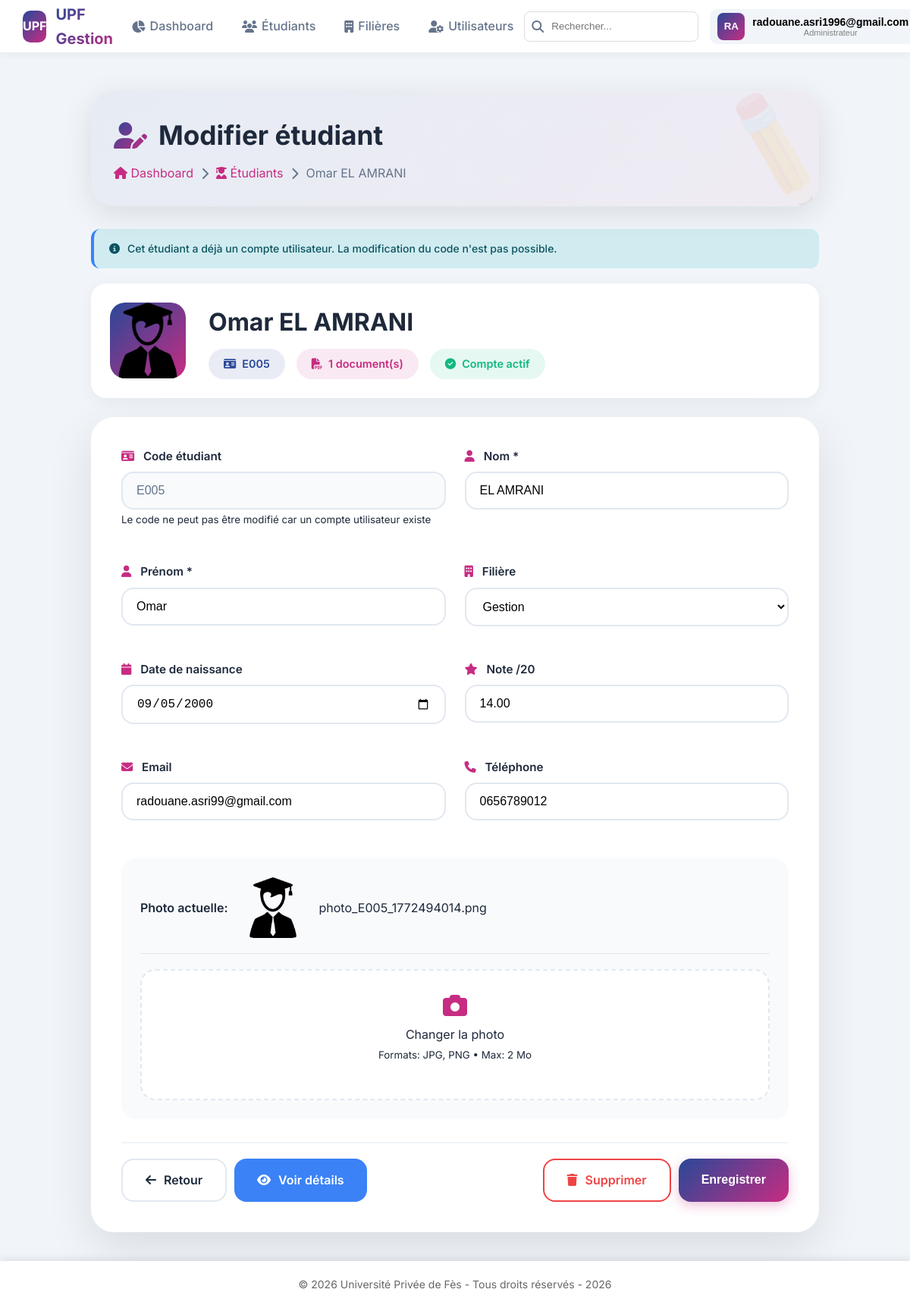
Screenshot of /admin/etudiants/modifier.php?code=E005 (signed in) with the database file from the repository.
### tables this page shows
CREATE TABLE `etudiants` (
  `Code` varchar(10) NOT NULL,
  `Nom` varchar(50) NOT NULL,
  `Prenom` varchar(50) NOT NULL,
  `Filiere` varchar(10) DEFAULT NULL,
  `FNote` decimal(4,2) DEFAULT NULL,
  `Photo` varchar(255) DEFAULT NULL,
  `date_naissance` date DEFAULT NULL,
  `email` varchar(100) DEFAULT NULL,
  `telephone` varchar(20) DEFAULT NULL,
  `created_at` datetime NOT NULL
);

CREATE TABLE `filieres` (
  `CodeF` varchar(10) NOT NULL,
  `IntituleF` varchar(100) NOT NULL,
  `responsable` varchar(100) DEFAULT NULL,
  `nbPlaces` int(11) DEFAULT NULL,
  `created_at` datetime NOT NULL
);

### admin/etudiants/modifier.php (the view, shortened to what this page needs)
<?php
require_once '../../includes/header.php';
$code = $_GET['code'] ?? '';
$pdo = getConnexion();
$stmt = $pdo->prepare("SELECT * FROM etudiants WHERE Code = ?");
$stmt->execute([$code]);
$etudiant = $stmt->fetch();
$filieres = $pdo->query("SELECT CodeF, IntituleF FROM filieres ORDER BY IntituleF")->fetchAll();
$stmt = $pdo->prepare("SELECT COUNT(*) FROM documents WHERE etudiant_id = ?");
$stmt->execute([$code]);
$nbDocuments = $stmt->fetchColumn();
$stmt = $pdo->prepare("SELECT id FROM utilisateurs WHERE etudiant_id = ?");
$stmt->execute([$code]);
$hasAccount = $stmt->fetch() ? true : false;
?>
<div class="form-page">
    <div class="form-header">
        <h1>
            <i class="fas fa-user-edit"></i>
            Modifier étudiant
        </h1>
        <div class="breadcrumb">
            <a href="../dashboard.php"><i class="fas fa-home"></i> Dashboard</a>
            <i class="fas fa-chevron-right"></i>
            <a href="liste.php"><i class="fas fa-user-graduate"></i> Étudiants</a>
            <i class="fas fa-chevron-right"></i>
            <span><?php echo htmlspecialchars($etudiant['Prenom'] . ' ' . $etudiant['Nom']); ?></span>
        </div>
    </div>
    <?php if ($hasAccount): ?>
        <div class="alert alert-info">
            <i class="fas fa-info-circle"></i>
            Cet étudiant a déjà un compte utilisateur. La modification du code n'est pas possible.
        </div>
    <?php endif; ?>
    <div class="student-info-card">
        <div class="student-avatar-large">
            <?php if (!empty($etudiant['Photo']) && file_exists('../../' . $etudiant['Photo'])): ?>
                <img src="../../<?php echo $etudiant['Photo']; ?>" alt="Photo">
            <?php else: ?>
                <?php echo strtoupper(substr($etudiant['Prenom'], 0, 1) . substr($etudiant['Nom'], 0, 1)); ?>
            <?php endif; ?>
        </div>
        <div class="student-meta">
            <h2><?php echo htmlspecialchars($etudiant['Prenom'] . ' ' . $etudiant['Nom']); ?></h2>
            <div class="student-badges">
                <span class="badge badge-code">
                    <i class="fas fa-id-card"></i>
                    <?php echo $etudiant['Code']; ?>
                </span>
                <span class="badge badge-docs">
                    <i class="fas fa-file-pdf"></i>
                    <?php echo $nbDocuments; ?> document(s)
                </span>
                <?php if ($hasAccount): ?>
                    <span class="badge badge-account">
                        <i class="fas fa-check-circle"></i>
                        Compte actif
                    </span>
                <?php endif; ?>
            </div>
        </div>
    </div>
    <form class="modern-form" action="modifier_traitement.php" method="POST" enctype="multipart/form-data" id="studentForm">
        <div class="form-grid">
            <div class="form-group">
                <label>
                    <i class="fas fa-id-card"></i>
                    Code étudiant
                </label>
                <input type="text"
                       name="code"
                       id="code"
                       value="<?php echo $etudiant['Code']; ?>"
                       <?php echo $hasAccount ? 'readonly' : ''; ?>
                       pattern="E[0-9]{3}"
                       onkeyup="checkCode()">
                <?php if ($hasAccount): ?>
                    <small>Le code ne peut pas être modifié car un compte utilisateur existe</small>
                <?php else: ?>
                    <small>Format: E001, E002, ...</small>
                <?php endif; ?>
            </div>
            <div class="form-group">
                <label>
                    <i class="fas fa-user"></i>
                    Nom <span class="required">*</span>
                </label>
                <input type="text"
                       name="nom"
                       id="nom"
                       value="<?php echo htmlspecialchars($etudiant['Nom']); ?>"
                       required
                       onkeyup="this.value = this.value.toUpperCase()">
            </div>
            <div class="form-group">
                <label>
                    <i class="fas fa-user"></i>
                    Prénom <span class="required">*</span>
                </label>
                <input type="text"
                       name="prenom"
                       id="prenom"
                       value="<?php echo htmlspecialchars($etudiant['Prenom']); ?>"
                       required
                       onkeyup="this.value = this.value.charAt(0).toUpperCase() + this.value.slice(1).toLowerCase()">
            </div>
            <div class="form-group">
                <label>
                    <i class="fas fa-building"></i>
                    Filière
                </label>
                <select name="filiere" id="filiere">
                    <?php foreach ($filieres as $f): ?>
                        <option value="<?php echo $f['CodeF']; ?>"
                                <?php echo $etudiant['Filiere'] == $f['CodeF'] ? 'selected' : ''; ?>>
                            <?php echo htmlspecialchars($f['IntituleF']); ?>
                        </option>
                    <?php endforeach; ?>
                </select>
            </div>
            <div class="form-group">
                <label>
                    <i class="fas fa-calendar"></i>
                    Date de naissance
                </label>
                <input type="date"
                       name="date_naissance"
                       id="date_naissance"
                       value="<?php echo $etudiant['date_naissance']; ?>"
                       max="<?php echo date('Y-m-d', strtotime('-15 years')); ?>">
            </div>
            <div class="form-group">
                <label>
                    <i class="fas fa-star"></i>
                    Note /20
                </label>
                <input type="number"
                       name="note"
                       id="note"
                       step="0.01"
                       min="0"
                       max="20"
                       value="<?php echo $etudiant['FNote']; ?>">
            </div>
            <div class="form-group">
                <label>
                    <i class="fas fa-envelope"></i>
                    Email
                </label>
                <input type="email"
                       name="email"
                       id="email"
                       value="<?php echo htmlspecialchars($etudiant['email']); ?>"
                       onkeyup="checkEmail()">
            </div>
            <div class="form-group">
                <label>
                    <i class="fas fa-phone"></i>
                    Téléphone
                </label>
                <input type="tel"
                       name="telephone"
                       id="telephone"
                       value="<?php echo $etudiant['telephone']; ?>"
                       pattern="[0-9]{10}">
            </div>
        </div>
        <div class="photo-section">
            <div class="current-photo">
                <span style="font-weight: 600;">Photo actuelle:</span>
                <?php if (!empty($etudiant['Photo']) && file_exists('../../' . $etudiant['Photo'])): ?>
                    <img src="../../<?php echo $etudiant['Photo']; ?>" alt="Photo actuelle">
                    <span><?php echo basename($etudiant['Photo']); ?></span>
                <?php else: ?>
                    <span style="color: var(--gray);">Aucune photo</span>
                <?php endif; ?>
            </div>
            <div class="photo-upload" onclick="document.getElementById('photo').click()">
                <i class="fas fa-camera"></i>
                <p>Changer la photo</p>
                <small>Formats: JPG, PNG • Max: 2 Mo</small>
            </div>
        </div>
        <div class="form-actions">
            <div class="left-actions">
                <a href="liste.php" class="btn btn-secondary">
                    <i class="fas fa-arrow-left"></i>
                    Retour
                </a>
                <a href="detail.php?code=<?php echo $etudiant['Code']; ?>" class="btn btn-info" style="background: var(--info); color: white;">
                    <i class="fas fa-eye"></i>
                    Voir détails
                </a>
            </div>
            <div class="right-actions">
                <a href="supprimer.php?code=<?php echo $etudiant['Code']; ?>"
                   class="btn btn-danger"
                   onclick="return confirm('Êtes-vous sûr de vouloir supprimer cet étudiant ?')">
                    <i class="fas fa-trash"></i>
                    Supprimer
                </a>
                <button type="submit" class="btn btn-primary" id="submitBtn">
                    <span class="btn-text">Enregistrer</span>
                </button>
            </div>
        </div>
    </form>
</div>
<?php require_once '../../includes/footer.php'; ?>

### includes/header.php (shortened to what this page needs)
<?php
$user_login = htmlspecialchars($_SESSION['login'] ?? '');
$user_role  = $_SESSION['role'] ?? '';
$user_id    = $_SESSION['user_id'] ?? null;
$initiales = 'U';
if ($user_login) {
    $parts = explode('.', $user_login);
    $initiales =
        strtoupper(substr($parts[0] ?? '',0,1) .
        substr($parts[1] ?? '',0,1));
}
?>
<!DOCTYPE html>
<html lang="fr">
<head>
<link rel="stylesheet"
href="https://cdnjs.cloudflare.com/ajax/libs/font-awesome/6.4.0/css/all.min.css">
<link rel="stylesheet" href="<?= BASE_URL ?>assets/style.css">
</head>
<body>
<header class="modern-header">
<a href="<?= BASE_URL ?>" class="logo-wrapper">
<div class="logo-icon">UPF</div>
<div class="logo-text">UPF Gestion</div>
</a>
<?php if($user_id): ?>
<nav class="header-nav">
<?php if($user_role==="admin"): ?>
<a href="<?= BASE_URL ?>./admin/dashboard.php" class="nav-link">
<i class="fas fa-chart-pie"></i> Dashboard
</a>
<a href="<?= BASE_URL ?>admin/etudiants/liste.php" class="nav-link">
<i class="fas fa-users"></i> Étudiants
</a>
<a href="<?= BASE_URL ?>admin/filieres/liste.php" class="nav-link">
<i class="fas fa-building"></i> Filières
</a>
<a href="<?= BASE_URL ?>admin/utilisateurs/liste.php" class="nav-link">
<i class="fas fa-user-cog"></i> Utilisateurs
</a>
<?php endif; ?>
</nav>
<div class="header-right">
<div class="search-box">
<i class="fas fa-search"></i>
<input type="text" id="globalSearch" placeholder="Rechercher...">
</div>
<div class="user-profile">
<button class="profile-btn">
<div class="profile-avatar"><?= $initiales ?></div>
<div>
<div style="font-weight:600;font-size:14px">
<?= $user_login ?>
</div>
<div style="font-size:11px;color:gray">
<?= $user_role==="admin" ? "Administrateur" : "Étudiant" ?>
</div>
</div>
</button>
</div>
</div>
<?php else: ?>
<a href="<?= BASE_URL ?>login.php" class="nav-link">
<i class="fas fa-sign-in-alt"></i> Connexion
</a>
<?php endif; ?>
</header>
<main class="main-content">

### includes/footer.php (shortened to what this page needs)
    </main>
    <footer>
        <p>&copy; <?php echo date('Y'); ?> Université Privée de Fès - Tous droits réservés - 2026</p>
    </footer>
</body>
</html>

### assets/style.css (style rules this page uses)
:root { --upf-blue: #294898; --upf-pink: #C72C82; --upf-gray: #f5f5f5; --white: #ffffff; --dark: #333333; --success: #28a745; --danger: #dc3545; --warning: #ffc107; --info: #17a2b8; }
* { margin: 0; padding: 0; box-sizing: border-box; }
body { font-family: 'Segoe UI', Tahoma, Geneva, Verdana, sans-serif; background: linear-gradient(135deg, var(--upf-blue) 0%, var(--upf-pink) 100%); min-height: 100vh; line-height: 1.6; }
.form-group { margin-bottom: 20px; }
.form-group label { display: block; margin-bottom: 5px; color: var(--dark); font-weight: 600; font-size: 14px; }
.form-group input { width: 100%; padding: 12px 15px; border: 2px solid #e0e0e0; border-radius: 8px; font-size: 16px; transition: all 0.3s ease; }
.form-group input::placeholder { color: #aaa; font-size: 14px; }
.alert { padding: 12px 15px; border-radius: 8px; margin-bottom: 20px; font-size: 14px; font-weight: 500; animation: slideIn 0.3s ease; }
header { background: var(--white); box-shadow: 0 2px 10px rgba(0, 0, 0, 0.1); position: fixed; top: 0; left: 0; right: 0; z-index: 1000; }
main { max-width: 1200px; margin: 100px auto 50px; padding: 0 20px; }
footer { text-align: center; padding: 20px; background: var(--white); color: #666; font-size: 14px; position: fixed; bottom: 0; left: 0; right: 0; box-shadow: 0 -2px 10px rgba(0, 0, 0, 0.1); }
.btn { display: inline-block; padding: 10px 20px; border: none; border-radius: 5px; font-size: 14px; cursor: pointer; text-decoration: none; transition: all 0.3s ease; }
.btn-primary { background: var(--upf-blue); color: white; }
.btn-danger { background: var(--danger); color: white; }

### includes/header.php (style rules this page uses)
:root { --upf-blue:#294898; --upf-pink:#C72C82; --gradient:linear-gradient(135deg,var(--upf-blue),var(--upf-pink)); --dark:#1e293b; --gray:#64748b; --light:#f8fafc; --danger:#ef4444; --header-height:70px; }
* { margin:0; padding:0; box-sizing:border-box; }
body { font-family:'Inter',sans-serif; background:#f1f5f9; color:var(--dark); }
.modern-header { height:var(--header-height); display:flex; align-items:center; justify-content:space-between; padding:0 30px; background:white; border-bottom:1px solid #eee; position:fixed; top:0; left:0; right:0; z-index:999; box-shadow:0 2px 10px rgba(0,0,0,.05); }
.logo-wrapper { display:flex; align-items:center; gap:12px; text-decoration:none; }
.logo-icon { width:42px; height:42px; border-radius:10px; display:flex; align-items:center; justify-content:center; font-weight:700; color:white; background:var(--gradient); }
.logo-text { font-weight:700; font-size:20px; background:var(--gradient); -webkit-background-clip:text; -webkit-text-fill-color:transparent; }
.header-nav { display:flex; gap:10px; }
.nav-link { padding:8px 14px; border-radius:8px; text-decoration:none; font-weight:500; color:var(--gray); display:flex; gap:6px; align-items:center; transition:.2s; }
.header-right { display:flex; align-items:center; gap:15px; }
.search-box { position:relative; }
.search-box input { height:40px; padding:0 14px 0 35px; border:1px solid #ddd; border-radius:8px; width:230px; }
.search-box i { position:absolute; left:10px; top:50%; transform:translateY(-50%); color:var(--gray); }
.profile-btn { display:flex; align-items:center; gap:10px; border:none; background:#f1f5f9; padding:5px 10px; border-radius:10px; cursor:pointer; }
.profile-avatar { width:36px; height:36px; background:var(--gradient); border-radius:8px; display:flex; align-items:center; justify-content:center; color:white; font-weight:600; }
.main-content { margin-top:var(--header-height); padding:30px; }

### rows the page displays
etudiants: Prenom+Nom "Omar EL AMRANI", Photo (picture), Code "E005", code "E005", nom "EL AMRANI", prenom "Omar", filiere "Gestion", date_naissance "09/05/2000", note "14.00", email "radouane.asri99@gmail.com", telephone "0656789012", Photo "photo_E005_1772494014.png"

### other values shown
$initiales "RA"
$user_login "radouane.asri1996@gmail.com"
$nbDocuments "1"
